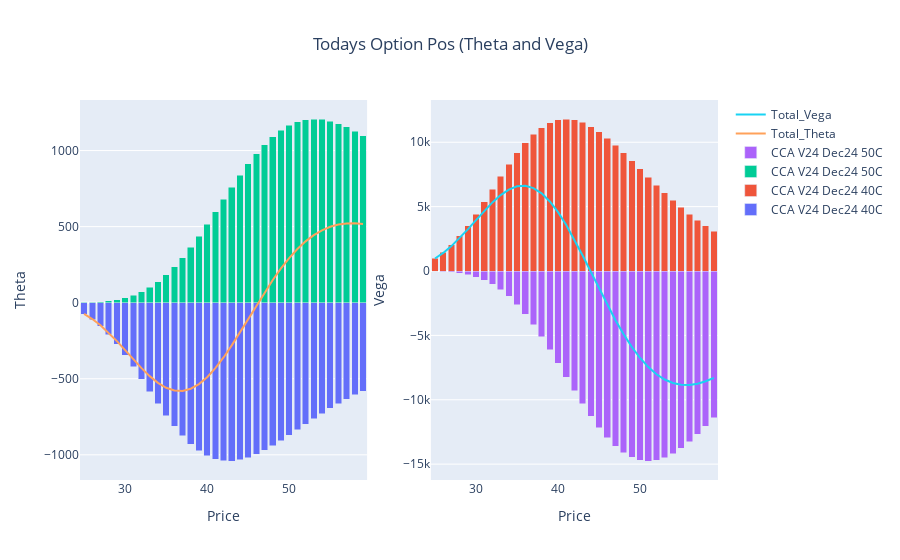

The notebook cell saved with this chart:
### Code cell
fig_t = go.Figure()
for i in list(t)[1:-1]:
    fig_t.add_trace(go.Bar(x=t.Price, y=t[i], name=i, base=0))

fig_t.add_trace(go.Scatter(x=t.Price, y=t.Option_Theta, mode='lines', name='Total_Theta'))


#~~~~~~~~~~~~~~~~~~~~~~~~~~~~~~~~~~~~~~~~~~~~~~~~~~~~~~~~~~~~~~~~~~~~~~~~~~~~~~~~~
fig_v = go.Figure()
for i in list(v)[1:-1]:
    fig_v.add_trace(go.Bar(x=v.Price, y=v[i], name=i, base=0))

fig_v.add_trace(go.Scatter(x=v.Price, y=v.Option_Vega, mode='lines', name='Total_Vega'))

#~~~~~~~~~~~~~~~~~~~~~~~~~~~~~~~~~~~~~~~~~~~~~~~~~~~~~~~~~~~~~~~~~~~~~~~~~~~~~~~~
fig = make_subplots(rows=1, cols=2)
for i in range(0,len(fig_p.data)):
    fig.add_trace(fig_t.data[i], row=1, col=1)
    fig.add_trace(fig_v.data[i], row=1, col=2)
    
fig.update_layout(title={'text': 'Todays Option Pos (Theta and Vega)','x': 0.5,'xanchor': 'center'}, barmode='stack')

fig.update_xaxes(title_text="Price", row=1, col=1)
fig.update_yaxes(title_text="Theta", row=1, col=1)
fig.update_xaxes(title_text="Price", row=1, col=2)
fig.update_yaxes(title_text="Vega", row=1, col=2)    
fig.show()

### Figure 1 — Plotly figure (JSON) as saved in the notebook; plotly's stock layout.template omitted (floating-point values rounded to 4 significant figures)
{"data": [{"base": 0, "name": "CCA V24 Dec24 40C", "type": "bar", "x": [25, 26, 27, 28, 29, 30, 31, 32, 33, 34, 35, 36, 37, 38, 39, 40, 41, 42, 43, 44, 45, 46, 47, 48, 49, 50, 51, 52, 53, 54, 55, 56, 57, 58, 59], "xaxis": "x", "y": [-76.2, -111.4, -156.0, -210.1, -273.2, -344.1, -421.1, -501.9, -584.0, -664.8, -741.9, -812.9, -876.0, -929.7, -973.1, -1006.0, -1028.0, -1039.0, -1041.0, -1034.0, -1019.0, -997.6, -971.2, -940.6, -907.2, -872.0, -835.7, -799.3, -763.4, -728.6, -695.2, -663.5, -633.9, -606.3, -580.9], "yaxis": "y"}, {"base": 0, "name": "CCA V24 Dec24 40C", "type": "bar", "x": [25, 26, 27, 28, 29, 30, 31, 32, 33, 34, 35, 36, 37, 38, 39, 40, 41, 42, 43, 44, 45, 46, 47, 48, 49, 50, 51, 52, 53, 54, 55, 56, 57, 58, 59], "xaxis": "x2", "y": [1004.0, 1461.0, 2037.0, 2729.0, 3530.0, 4421.0, 5376.0, 6363.0, 7349.0, 8299.0, 9179.0, 9961.0, 10620.0, 11140.0, 11510.0, 11730.0, 11810.0, 11740.0, 11540.0, 11220.0, 10810.0, 10320.0, 9775.0, 9182.0, 8562.0, 7929.0, 7295.0, 6672.0, 6067.0, 5487.0, 4939.0, 4424.0, 3945.0, 3504.0, 3099.0], "yaxis": "y2"}, {"base": 0, "name": "CCA V24 Dec24 50C", "type": "bar", "x": [25, 26, 27, 28, 29, 30, 31, 32, 33, 34, 35, 36, 37, 38, 39, 40, 41, 42, 43, 44, 45, 46, 47, 48, 49, 50, 51, 52, 53, 54, 55, 56, 57, 58, 59], "xaxis": "x", "y": [2.001, 3.901, 7.156, 12.43, 20.54, 32.44, 49.15, 71.7, 101.0, 137.9, 182.7, 235.6, 296.3, 364.0, 437.7, 515.9, 597.0, 679.0, 760.0, 838.1, 911.6, 978.9, 1039.0, 1090.0, 1132.0, 1165.0, 1188.0, 1202.0, 1207.0, 1204.0, 1194.0, 1177.0, 1155.0, 1128.0, 1098.0], "yaxis": "y"}, {"base": 0, "name": "CCA V24 Dec24 50C", "type": "bar", "x": [25, 26, 27, 28, 29, 30, 31, 32, 33, 34, 35, 36, 37, 38, 39, 40, 41, 42, 43, 44, 45, 46, 47, 48, 49, 50, 51, 52, 53, 54, 55, 56, 57, 58, 59], "xaxis": "x2", "y": [-29.51, -57.36, -104.9, -181.8, -299.5, -471.4, -711.9, -1035.0, -1453.0, -1974.0, -2605.0, -3344.0, -4184.0, -5113.0, -6114.0, -7162.0, -8233.0, -9297.0, -10330.0, -11290.0, -12170.0, -12950.0, -13590.0, -14100.0, -14470.0, -14680.0, -14760.0, -14690.0, -14500.0, -14190.0, -13770.0, -13270.0, -12700.0, -12070.0, -11400.0], "yaxis": "y2"}, {"mode": "lines", "name": "Total_Theta", "type": "scatter", "x": [25, 26, 27, 28, 29, 30, 31, 32, 33, 34, 35, 36, 37, 38, 39, 40, 41, 42, 43, 44, 45, 46, 47, 48, 49, 50, 51, 52, 53, 54, 55, 56, 57, 58, 59], "xaxis": "x", "y": [-74.19, -107.5, -148.8, -197.7, -252.7, -311.7, -371.9, -430.2, -483.0, -527.0, -559.2, -577.3, -579.8, -565.7, -535.4, -489.8, -430.6, -360.0, -280.7, -195.5, -107.2, -18.72, 67.55, 149.4, 225.0, 293.0, 352.5, 402.8, 443.9, 475.7, 498.8, 513.7, 521.0, 521.8, 516.7], "yaxis": "y"}, {"mode": "lines", "name": "Total_Vega", "type": "scatter", "x": [25, 26, 27, 28, 29, 30, 31, 32, 33, 34, 35, 36, 37, 38, 39, 40, 41, 42, 43, 44, 45, 46, 47, 48, 49, 50, 51, 52, 53, 54, 55, 56, 57, 58, 59], "xaxis": "x2", "y": [974.2, 1404.0, 1932.0, 2548.0, 3231.0, 3949.0, 4664.0, 5328.0, 5897.0, 6325.0, 6574.0, 6618.0, 6437.0, 6029.0, 5401.0, 4572.0, 3573.0, 2438.0, 1209.0, -71.8, -1362.0, -2623.0, -3818.0, -4920.0, -5905.0, -6755.0, -7462.0, -8020.0, -8430.0, -8698.0, -8834.0, -8847.0, -8753.0, -8565.0, -8299.0], "yaxis": "y2"}], "layout": {"barmode": "stack", "title": {"text": "Todays Option Pos (Theta and Vega)", "x": 0.5, "xanchor": "center"}, "xaxis": {"anchor": "y", "domain": [0, 0.45], "title": {"text": "Price"}}, "xaxis2": {"anchor": "y2", "domain": [0.55, 1], "title": {"text": "Price"}}, "yaxis": {"anchor": "x", "domain": [0, 1], "title": {"text": "Theta"}}, "yaxis2": {"anchor": "x2", "domain": [0, 1], "title": {"text": "Vega"}}}}
